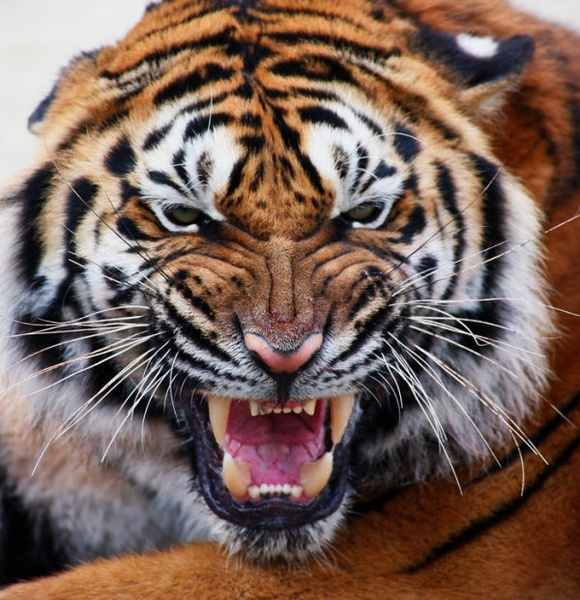
#> input picture Working with Images/tiger.jpg, 580 x 600 px
$ jupyter execute --allow-errors 'Working with images.ipynb'
#> lines starting #> are read from the running program, lines starting #| are printed output that depends on the picture; after the words box and inside, x2 and y2 are one past the last pixel; in counts of white or black regions, pixels touching at a corner belong together
# Working with images

## Images processing

[cell 1]
import pandas as pd
import matplotlib.pyplot as plt
import numpy as np
from skimage.feature import hog
from skimage.io import imread
from scipy.ndimage import convolve
from skimage.data import coins
from skimage.morphology import *
from skimage.measure import regionprops_table
from sklearn.linear_model import LogisticRegression
from sklearn.decomposition import PCA
from sklearn.datasets import fetch_olivetti_faces

[cell 2]
imread('tiger.jpg')

[cell 3]
type(imread('tiger.jpg'))

[cell 4]
tiger_image = imread('tiger.jpg')
#> tiger_image is the input picture: shape (600, 580, 3); mean R, G, B 120.5, 97.3, 87.5

[cell 5]
tiger_image.shape
#> Out = (600, 580, 3)

[cell 6]
plt.imshow(tiger_image)

[cell 7]
plt.imshow(tiger_image[200:250, 180:220])

[cell 8]
tiger_image_eye = tiger_image[200:250, 180:220]

[cell 9]
tiger_image_eye[:, :, 0].shape
#> Out = (50, 40)

[cell 10]
plt.imshow(tiger_image_eye[:, :, 0])

[cell 11]
plt.imshow(tiger_image_eye[:, :, 0], cmap='gray')
plt.show()
plt.imshow(tiger_image_eye[:, :, 1], cmap='gray')
plt.show()
plt.imshow(tiger_image_eye[:, :, 2], cmap='gray')
plt.colorbar()

[cell 12]
manul_image = imread('manul.jpg')
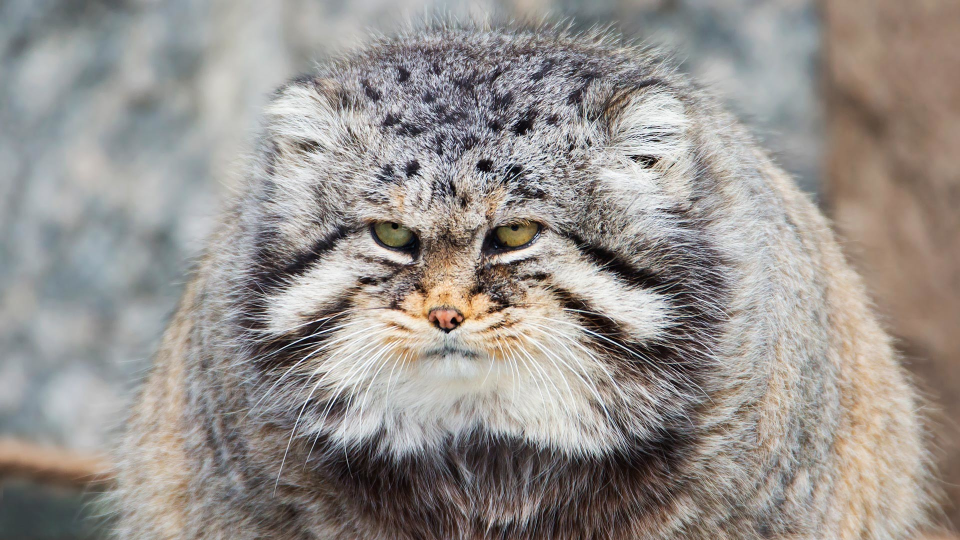
#> input picture Working with Images/manul.jpg, 1920 x 1080 px (shown at 1/2 size)
#> manul_image is the input picture: shape (1080, 1920, 3); mean R, G, B 150.7, 145.4, 141.3

[cell 13]
plt.imshow(manul_image)
plt.show()

[cell 14]
sunset_image = imread('sunset.jpg')
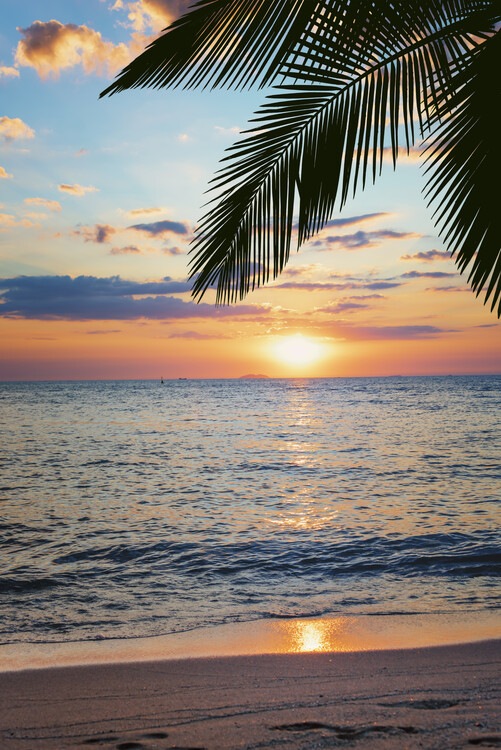
#> input picture Working with Images/sunset.jpg, 501 x 750 px
#> sunset_image is the input picture: shape (750, 501, 3); mean R, G, B 132.2, 123.5, 113.7

[cell 15]
plt.imshow(sunset_image)
plt.show()

[cell 16]
plt.imshow(sunset_image[:, :, 0], cmap='gray')
plt.show()
plt.imshow(sunset_image[:, :, 1], cmap='gray')
plt.show()
plt.imshow(sunset_image[:, :, 2], cmap='gray')
plt.colorbar()

[cell 17]
from astropy.io import fits

[cell 18]
plt.imshow(np.log10(sunset_image[:, :, 0]), cmap='gray')
plt.show()
plt.imshow(sunset_image[:, :, 1], cmap='gray')
plt.show()
plt.imshow(sunset_image[:, :, 2], cmap='gray')
plt.colorbar()

[cell 19]
plt.imshow(tiger_image_eye[:, :, 0], cmap='gray')
plt.show()
plt.imshow(tiger_image_eye[:, :, 0] - 50, cmap='gray')
plt.show()

[cell 20]
plt.imshow(tiger_image_eye[:, :, 0], cmap='gray')
plt.show()
#> (the rest of this cell did not finish here and is left out)

[cell 21]
tiger_image_eye[:, :, 0]

[cell 22]
x = np.array([1, 2, 3, 4, 5], dtype=np.uint8)

[cell 23]
x

[cell 24]
x + 50

[cell 25]
tiger_image_eye[:, :, 0].astype(float) - 50

[cell 26]
tiger_image_eye[:, :, 0].astype(float) + 50

[cell 27]
darker = tiger_image_eye[:, :, 0].astype(float) - 50
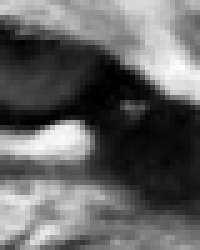
#> darker: shape (50, 40) float64 (shown 5 times larger); min -50, max 176, mean 39.1; drawn with min black and max white

[cell 28]
darker.min(), darker.max()
#> Out = (-50, 176)

[cell 29]
darker[darker < 0] = 0
darker[darker > 255] = 255

[cell 30]
np.clip(darker, 0, 255)

[cell 31]
plt.imshow(tiger_image_eye[:, :, 0], cmap='gray')
plt.show()
result = tiger_image_eye[:, :, 0].astype(float)
result-= 50
result = np.clip(result, 0, 255)
plt.imshow(result, cmap='gray')
plt.show()

[cell 32]
plt.imshow(tiger_image_eye[:, :, 0], cmap='gray')
plt.show()
result = tiger_image_eye[:, :, 0].astype(float)
result = np.log10(result)
result = np.clip(result, 0, 255)
plt.imshow(result, cmap='gray')
plt.show()

[cell 33]
plt.hist(tiger_image_eye[:, :, 0])
#> figure, not shown here; tallest bar 12 high, from x = 160.5 to 160.9; tallest bar 10 high, from x = 47.91 to 48.36; tallest bar 11 high, from x = 48.36 to 48.82

[cell 34]
plt.hist(tiger_image_eye[:, :, 0].ravel(), bins=256, range=(0, 255))
plt.xlabel('Pixel Value')
plt.ylabel('Frequency')
plt.title('Histogram of Tiger Eye Image')
plt.show()
#> figure, not shown here; tallest bar 33 high, from x = 16.93 to 17.93

[cell 35]
plt.hist(tiger_image_eye[:, :, 0].ravel())
plt.xlabel('Pixel Value')
plt.ylabel('Frequency')
plt.title('Histogram of Tiger Eye Image')
plt.show()
#> figure, not shown here; tallest bar 458 high, from x = -1.78e-15 to 22.6

[cell 36]
plt.hist(tiger_image_eye[:, :, 0].ravel(), color='orange')
plt.xlabel('Pixel Value')
plt.ylabel('Frequency')
plt.title('Histogram of Tiger Eye Image')
plt.show()
#> figure, not shown here; tallest bar 458 high, from x = -1.78e-15 to 22.6

[cell 37]
plt.hist(tiger_image_eye[:, :, 0].ravel(), bins=256, range=(0, 255), color='red', alpha=0.5)
plt.hist(tiger_image_eye[:, :, 1].ravel(), bins=265, range=(0, 255), color='blue', alpha=0.5)
plt.hist(tiger_image_eye[:, :, 2].ravel(), bins=265, range=(0, 255), color='green', alpha=0.5)
plt.axvline(x=128, color='yellow', linestyle='--')
plt.axvline(x=64, color='cyan', linestyle='--')
plt.xlabel('Pixel Value')
plt.ylabel('Frequency')
plt.title('Histogram of Tiger Eye Image')
plt.show()
#> figure, not shown here; tallest bar 33 high, from x = 16.93 to 17.93; tallest bar 43 high, from x = 11.55 to 12.51; tallest bar 42 high, from x = 19.25 to 20.21

[cell 38]
plt.hist(tiger_image_eye[:, :, 0].ravel(), bins=256, range=(0, 255), color='red', alpha=0.5)
plt.hist(tiger_image_eye[:, :, 1].ravel(), bins=265, range=(0, 255), color='blue', alpha=0.5)
plt.hist(tiger_image_eye[:, :, 2].ravel(), bins=265, range=(0, 255), color='green', alpha=0.5)
plt.xlim(0, 255)
plt.xlabel('Pixel Value')
plt.ylabel('Frequency')
plt.title('Histogram of Tiger Eye Image')
plt.show()
#> figure, not shown here; tallest bar 33 high, from x = 16.93 to 17.93; tallest bar 43 high, from x = 11.55 to 12.51; tallest bar 42 high, from x = 19.25 to 20.21

[cell 39]
plt.hist(tiger_image_eye[:, :, 0].ravel(), bins=256, range=(0, 255), color='red', alpha=0.5, cumulative=True)
plt.hist(tiger_image_eye[:, :, 1].ravel(), bins=265, range=(0, 255), color='blue', alpha=0.5, cumulative=True)
plt.hist(tiger_image_eye[:, :, 2].ravel(), bins=265, range=(0, 255), color='green', alpha=0.5, cumulative=True)
plt.xlim(0, 255)
plt.xlabel('Pixel Value')
plt.ylabel('Frequency')
plt.title('Histogram of Tiger Eye Image')
plt.show()

[cell 40]
plt.hist(tiger_image_eye[:, :, 0].ravel(), bins=256, range=(0, 255), color='red', alpha=0.5)
plt.hist(tiger_image_eye[:, :, 1].ravel(), bins=265, range=(0, 255), color='blue', alpha=0.5)
plt.hist(tiger_image_eye[:, :, 2].ravel(), bins=265, range=(0, 255), color='green', alpha=0.5)
plt.xlim(-1, 256)
plt.xlabel('Pixel Value')
plt.ylabel('Frequency')
plt.title('Histogram of Tiger Eye Image')
plt.show()
#> figure, not shown here; tallest bar 33 high, from x = 16.93 to 17.93; tallest bar 43 high, from x = 11.55 to 12.51; tallest bar 42 high, from x = 19.25 to 20.21

## Converting to grayscale

[cell 41]
r = tiger_image_eye[:, :, 0].astype(int)
b = tiger_image_eye[:, :, 1].astype(int)
g = tiger_image_eye[:, :, 2].astype(int)

[cell 42]
(r + b + g)/ 3

[cell 43]
tiger_image_eye.mean(axis=0).shape
#> Out = (40, 3)

[cell 44]
tiger_image_eye.shape
#> Out = (50, 40, 3)

[cell 45]
tiger_image_eye.mean(axis=2)

[cell 46]
tiger_image_eye_gs = tiger_image_eye.mean(axis=2)

[cell 47]
plt.imshow(tiger_image_eye_gs, cmap='gray')
plt.show()

[cell 48]
tiger_image_eye_grey = 0.299 * r + 0.587 * g + 0.114 * b

[cell 49]
tiger_image_eye_gs

[cell 50]
tiger_image_eye_grey

[cell 51]
plt.imshow(tiger_image_eye_gs, cmap='gray')
plt.show()
plt.imshow(tiger_image_eye_grey, cmap='gray')
plt.show()

[cell 52]
plt.imshow(np.abs(tiger_image_eye_grey - tiger_image_eye_gs), cmap='gray')
plt.show()

[cell 53]
conv_filter = np.array([[0, 1, 0], [1, 0, 1], [0, 1, 0]])
(convolve(tiger_image_eye_gs, conv_filter) == convolve(tiger_image_eye_grey, conv_filter)).all()
#> Out = False

[cell 54]
conv_filter = np.array([[1, 1, 1], [1, 1, 1], [1 , 1, 1]])/9
conv_result = convolve(tiger_image_eye_gs, conv_filter)
plt.imshow(tiger_image_eye_gs, cmap='gray')
plt.show()
plt.imshow(tiger_image_eye_grey, cmap='gray')
plt.show()
plt.imshow(conv_result, cmap='gray')
plt.show()
plt.imshow(np.abs(conv_result - tiger_image_eye_grey), cmap='gray')
plt.show()
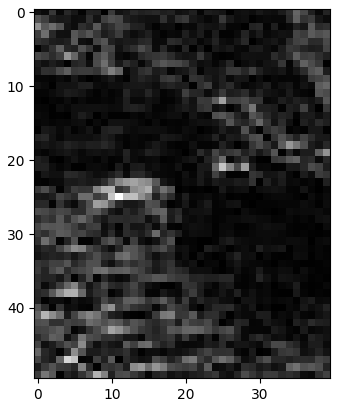
#> figure drawn by matplotlib, 1 panel

[cell 55]
size = 5
conv_filter = np.ones((size, size))/(size*size)
plt.imshow(tiger_image_eye_gs, cmap='gray')
plt.show()
plt.imshow(tiger_image_eye_grey, cmap='gray')
plt.show()
plt.imshow(conv_result, cmap='gray')
plt.show()
plt.imshow(np.abs(conv_result - tiger_image_eye_grey), cmap='gray')
plt.show()

[cell 56]
(conv_result/81).min(), (conv_result/81).max()
#> Out = (0.0302, 2.76)

[cell 57]
conv_filter = np.array([[0, -1, 0], [-1, 4, -1], [0 ,-1, 0]])/9
conv_result = convolve(tiger_image_eye_gs, conv_filter)
conv_result = np.clip(conv_result, -100, 100)
plt.imshow(tiger_image_eye_gs, cmap='gray')
plt.show()
plt.imshow(tiger_image_eye_grey, cmap='gray')
plt.show()
plt.imshow(conv_result, cmap='gray')
plt.show()
plt.imshow(np.abs(conv_result - tiger_image_eye_grey), cmap='gray')
plt.show()

[cell 58]
conv_filter = np.array([[0, 1, 3], [5, -2, 2], [3 ,1, -7]])
conv_result = convolve(tiger_image_eye_gs, conv_filter)
conv_result = np.clip(conv_result, -100, 100)
plt.imshow(tiger_image_eye_gs, cmap='gray')
plt.show()
plt.imshow(tiger_image_eye_grey, cmap='gray')
plt.show()
plt.imshow(conv_result, cmap='gray')
plt.show()
plt.imshow(np.abs(conv_result - tiger_image_eye_grey), cmap='gray')
plt.show()
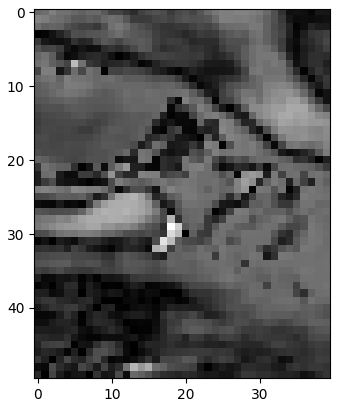
#> figure drawn by matplotlib, 1 panel

[cell 59]
conv_result.min(), conv_result.max()
#> Out = (-100, 100)

[cell 60]
hog(tiger_image_eye_grey, orientations=4)
#> Out = 432 values, max 0.389 at index 294, min 0 at index 132, mean 0.124

[cell 61]
hog(tiger_image_eye_grey,pixels_per_cell=(8, 8), orientations=4)

[cell 62]
corrected_hog = hog(tiger_image_eye_grey, orientations=8).shape
#> corrected_hog = (864,)

[cell 63]
hog(r,pixels_per_cell=(8, 8), orientations=4)
#> Out = 432 values, max 0.377 at index 294, min 0.0026 at index 324, mean 0.125

[cell 64]
hog(g,pixels_per_cell=(8, 8), orientations=4)
#> Out = 432 values, max 0.405 at index 294, min 0 at index 132, mean 0.125

[cell 65]
hog(b,pixels_per_cell=(8, 8), orientations=4)
#> Out = 432 values, max 0.387 at index 294, min 0.00185 at index 324, mean 0.123

[cell 66]
r.shape
#> Out = (50, 40)

[cell 67]
body_r_hog =hog(tiger_image[50:550, 400:500, 0], pixels_per_cell=(8, 8), orientations=4).shape
#> body_r_hog = (21600,)

[cell 68]
np.linalg.norm(body_r_hog)
#> Out = 21600

#> (a cell that did not finish here is left out)

## Morphology and measurements

[cell 70]
plt.imshow(sunset_image[:, :, 2], cmap='gray')
plt.show()

threshold = 180
result = sunset_image[:, :, 2].copy()
#> result: shape (750, 501)
result[result < threshold] = 0
result[result >= threshold] = 255
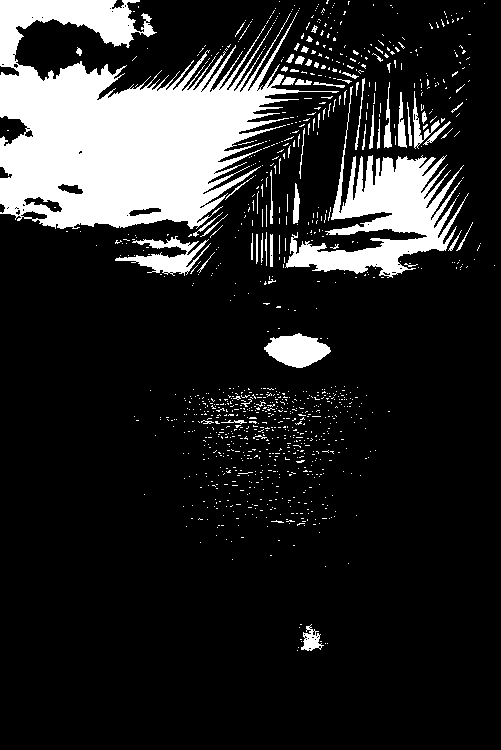
#> result: shape (750, 501); 15.9% white; 1045 white regions (986 under 20 px), largest, box (x1, y1, x2, y2) and area: (0, 0, 339, 229) 39748, (285, 86, 469, 278) 10230, (264, 333, 331, 368) 1514
plt.imshow(result, cmap='gray')
plt.show()

[cell 71]
coins_image = coins()
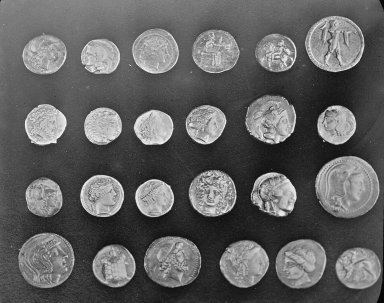
#> input picture skimage.data.coins(), 384 x 303 px
#> coins_image is the input picture: shape (303, 384); min 1, max 252, mean 96.9

[cell 72]
plt.imshow(coins_image, cmap='gray')
plt.show()

[cell 73]
from skimage.filters import threshold_otsu

[cell 74]
threshold_otsu(coins_image)
#> Out = 107

[cell 75]
threshold_result = threshold_otsu(coins_image)
#> threshold_result = 107

[cell 76]
coins_threshold = coins_image.copy()
coins_threshold[coins_threshold < threshold_result] = 0
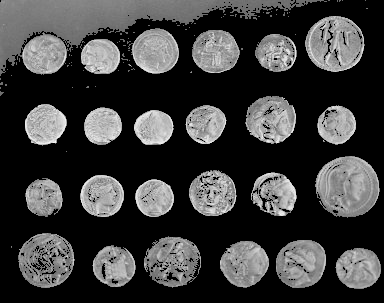
#> coins_threshold: shape (303, 384); min 0, max 252, mean 60.4
coins_threshold[coins_threshold >= threshold_result] = 1
#> coins_threshold: shape (303, 384); values 0 (black) and 1 (white), 39.2% white; 98 white regions (74 under 20 px), largest, box (x1, y1, x2, y2) and area: (0, 0, 327, 76) 9180, (315, 156, 380, 218) 3070, (305, 16, 365, 72) 2468

[cell 77]
coins_threshold

[cell 78]
plt.imshow(coins_threshold, cmap='grey')
plt.show()

[cell 79]
remove_small_holes(coins_threshold)

[cell 80]
result = remove_small_holes(coins_threshold).astype(int)
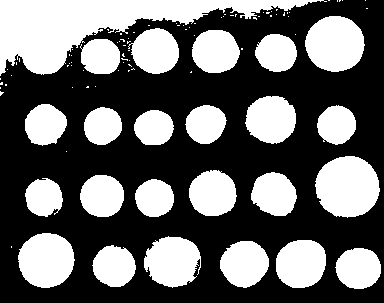
#> result: shape (303, 384) int64; values 0 (black) and 1 (white), 40.5% white; 98 white regions (74 under 20 px), largest, box (x1, y1, x2, y2) and area: (0, 0, 327, 76) 9447, (315, 156, 380, 218) 3113, (305, 16, 365, 72) 2607

[cell 81]
element = disk(3)

[cell 82]
plt.imshow(element)
plt.show()
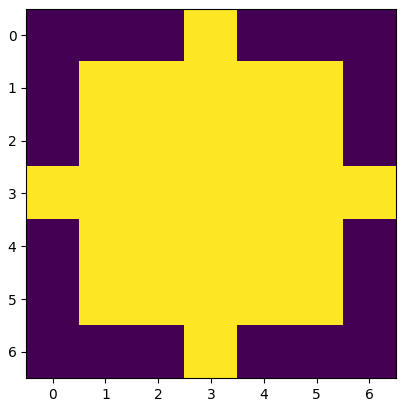
#> figure drawn by matplotlib, 1 panel

[cell 83]
closing(result, element)

[cell 84]
plt.imshow(closing(result, element))
plt.show()

[cell 85]
plt.imshow(closing(result, element), cmap='gray')
plt.show()

[cell 86]
regionprops_table(result, properties=['area', 'perimeter', 'bbox', 'centroid'])
#> Out = {'area': [47145], 'perimeter': [4601.9], 'bbox-0': [0], 'bbox-1': [0], 'bbox-2': [289], 'bbox-3': [381], 'centroid-0': [137.9], 'centroid-1': [187]}

[cell 87]
label_image = label(result)

[cell 88]
plt.imshow(label_image)
plt.show()

[cell 89]
regionprops_table(label_image, properties=['area', 'perimeter', 'bbox', 'centroid', 'eccentricity', 'extent', 'solidity'])

[cell 90]
coin_properties = pd.DataFrame(regionprops_table(label_image, properties=['area', 'perimeter', 'bbox', 'centroid', 'eccentricity', 'extent', 'solidity']))
#> coin_properties = table of 98 rows and 11 columns

[cell 91]
coin_properties
#> Out = table of 98 rows and 11 columns

[cell 92]
plt.boxplot(coin_properties.area)
plt.title('Boxplot of Coin Areas')
plt.show()

[cell 93]
coin_properties.sort_values('area', ascending=False)
#> Out = table of 98 rows and 11 columns

## Other operations on images

[cell 94]
model = LogisticRegression(C=1e10)

[cell 95]
sunset_image.ravel().shape

[cell 96]
np.corrcoef(tiger_image_eye_grey)

[cell 97]
plt.imshow(np.corrcoef(tiger_image_eye_grey))
plt.show()

[cell 98]
plt.imshow(np.corrcoef(tiger_image_eye_grey), cmap='coolwarm')
plt.colorbar()
plt.show()

[cell 99]
plt.imshow(np.corrcoef(sunset_image[:, :, 0]), cmap='coolwarm')
plt.colorbar()
plt.show()

[cell 100]
pca = PCA(n_components=30)

[cell 101]
sunset_image.ravel().reshape(-1, 3).shape

[cell 102]
pca.fit(np.corrcoef(sunset_image[:, :, 0]))

[cell 103]
pca.transform(np.corrcoef(sunset_image[:, :, 0])).shape
